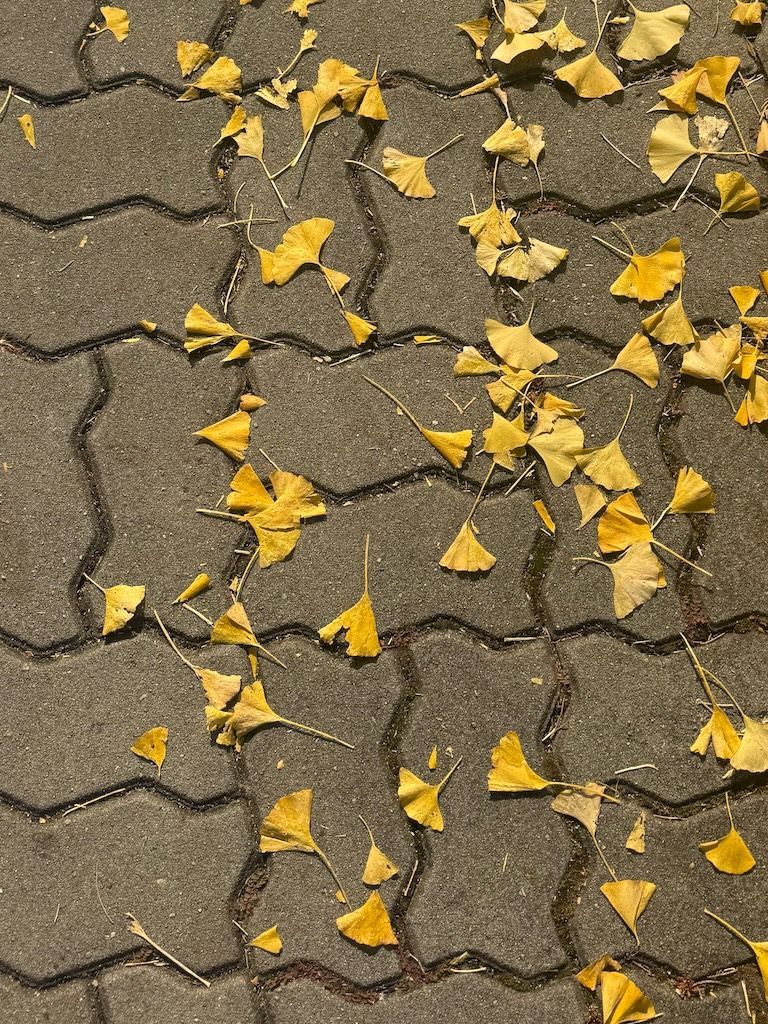
#> input picture HW/HW6/IMG_9632.jpg, 768 x 1024 px; its folder holds only this picture in this run
$ python -i streamlit_app.py   (imports and definitions only)
#> lines starting #> are read from the running program, lines starting #| are printed output that depends on the picture; after the words box and inside, x2 and y2 are one past the last pixel; in counts of white or black regions, pixels touching at a corner belong together
import streamlit as st
import cv2
import numpy as np
import scipy.ndimage as nd
from PIL import Image
import os

# 1. 페이지 레이아웃 설정 (와이드 모드)
# [9 lines not run here, left out]

# 현재 .py 파일이 위치한 실제 폴더 경로를 기준으로 설정 (배포 환경 경로 문제 해결)
current_dir = os.path.dirname(os.path.abspath(__file__))

# 1) 현재 .py 파일이 있는 폴더 안의 이미지(.jpg, .jpeg, .png) 자동 검색
image_extensions = (".jpg", ".jpeg", ".png")
image_files = [f for f in os.listdir(current_dir) if f.lower().endswith(image_extensions)]

# [11 lines not run here, left out]

# 가우시안 스무딩 강도 (Sigma)
# [1 line that did not run here, left out]

# 수동 임계값 슬라이더
# [1 line that did not run here, left out]

# 최소 객체 크기 슬라이더 (컨투어 필터링용)
# [1 line that did not run here, left out]

# =====================================================================
# 🖼️ 이미지 로드 및 처리 파이프라인 함수
# =====================================================================
def image_filtering_pipeline(image_path, sigma=1.5, threshold_val=140):
    """
    디지털 이미지 처리 객체 카운팅을 위한 단일 필터링 파이프라인
    """
#> called with image_path = 'IMG_9632.jpg', sigma = 1.5, threshold_val = 140
    # 1. 이미지 로드 및 그레이스케일 변환
    img = Image.open(image_path).convert('L')
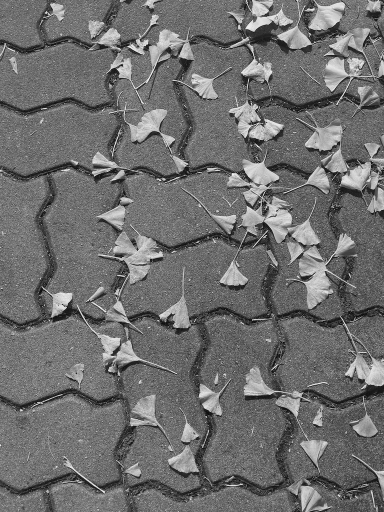
#> img: PIL image 768x1024 L (shown at 1/2 size); min 0, max 252, mean 110.6
    f = np.array(img, dtype=np.float32)

    # 2. 필터링 단계 (가우시안 블러를 통한 노이즈 제거 및 평탄화)
    smoothed = nd.gaussian_filter(f, sigma=sigma)

    # 3. 이진화(Thresholding) 및 객체 분할 준비
    binary = (smoothed > threshold_val).astype(np.uint8) * 255
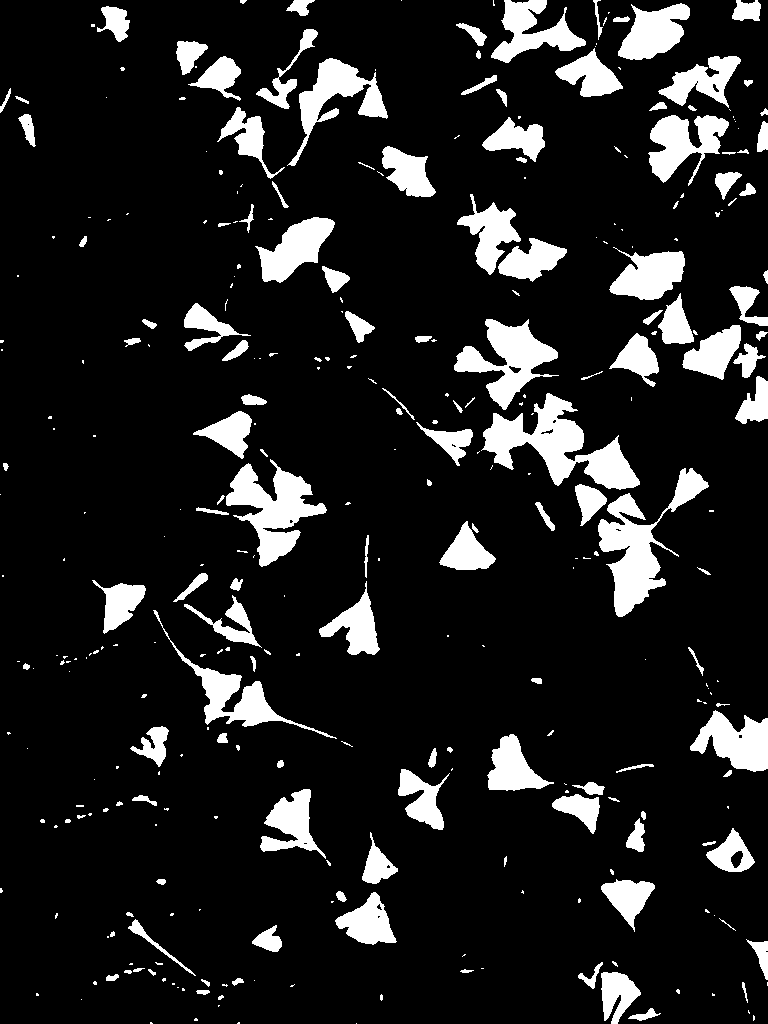
#> binary: shape (1024, 768); 12.5% white; 331 white regions (187 under 20 px), largest, box (x1, y1, x2, y2) and area: (481, 393, 640, 490) 6058, (598, 468, 709, 617) 5268, (226, 459, 327, 567) 4617

    # 4. 형태학적 연산(Morphological cleanup)을 통한 작은 노이즈 제거
    binary_cleaned = nd.binary_opening(binary, structure=np.ones((3,3))).astype(np.uint8) * 255
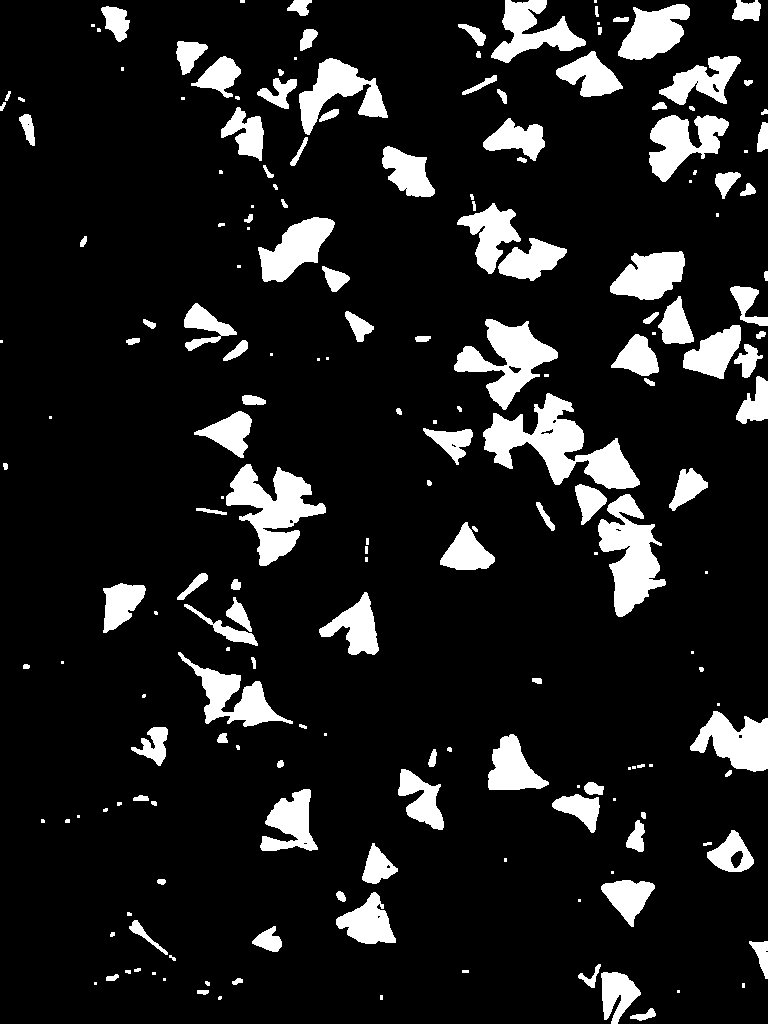
#> binary_cleaned: shape (1024, 768); 12.1% white; 195 white regions (59 under 20 px), largest, box (x1, y1, x2, y2) and area: (483, 393, 640, 489) 6025, (226, 464, 326, 566) 4564, (598, 494, 666, 617) 4326

    return f, smoothed, binary_cleaned

# =====================================================================
# 🚀 메인 실행 로직
# =====================================================================
# [41 lines not run here, left out]

>>> result = image_filtering_pipeline('IMG_9632.jpg')

$ run again, on HW/HW6/IMG_9633.jpg
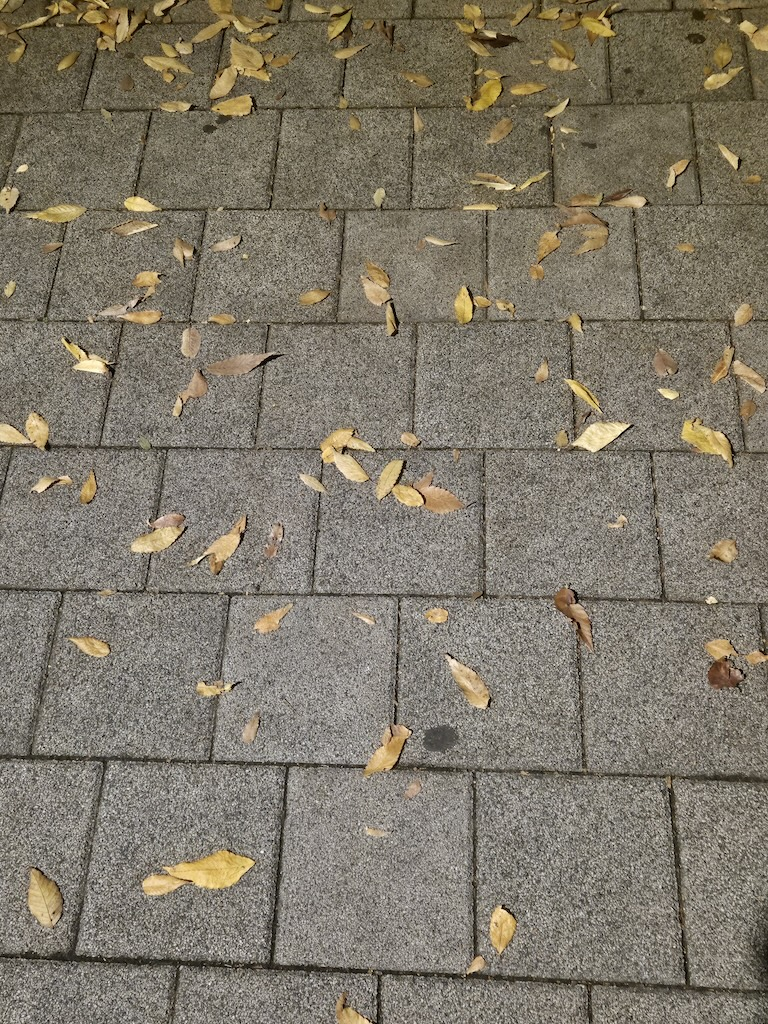
#> input picture HW/HW6/IMG_9633.jpg, 768 x 1024 px
#> in image_filtering_pipeline, `binary = (smoothed > threshold_val).astype(np.uint8) * 255`:
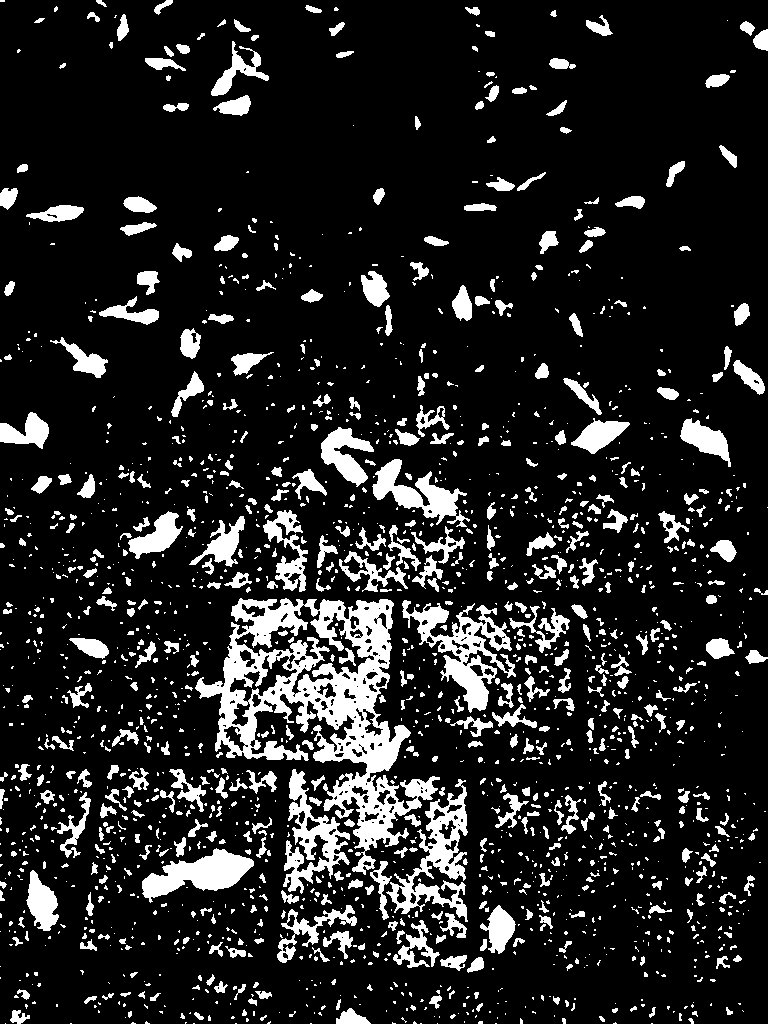
#> binary: shape (1024, 768); 14% white; 1955 white regions (1353 under 20 px), largest, box (x1, y1, x2, y2) and area: (195, 598, 440, 875) 20952, (402, 600, 516, 713) 4289, (386, 779, 468, 922) 3725
#> in image_filtering_pipeline, `binary_cleaned = nd.binary_opening(binary, structure=np.ones((3,3))).a..`:
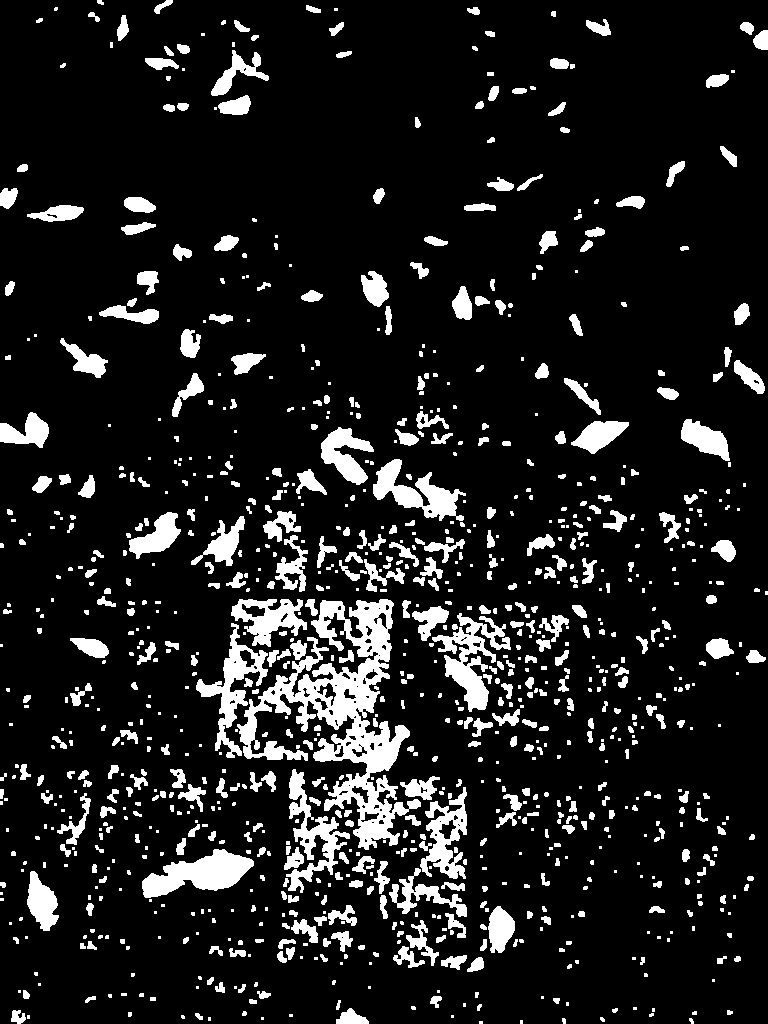
#> binary_cleaned: shape (1024, 768); 12% white; 1029 white regions (469 under 20 px), largest, box (x1, y1, x2, y2) and area: (237, 599, 421, 850) 14098, (142, 849, 254, 898) 2906, (432, 613, 511, 712) 2832

$ run again, on HW/HW6/IMG_9634.jpg
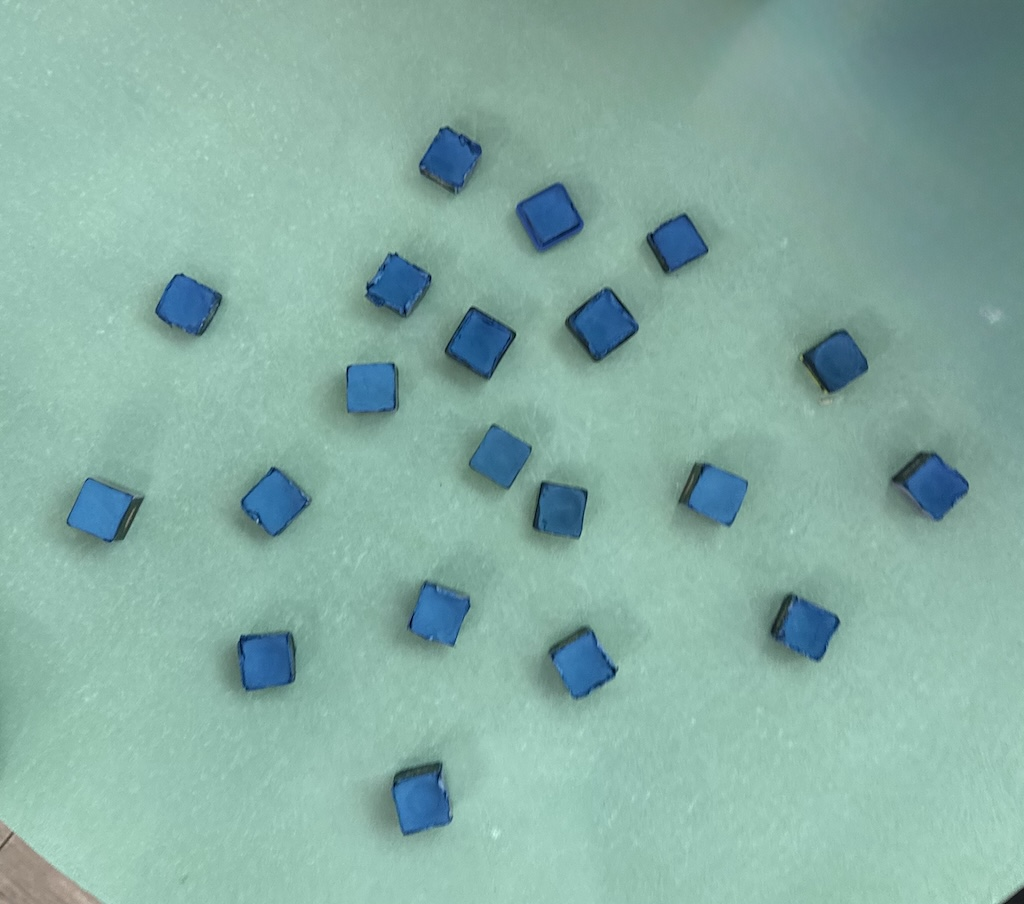
#> input picture HW/HW6/IMG_9634.jpg, 1024 x 904 px
#> in image_filtering_pipeline, `img = Image.open(image_path).convert('L')`:
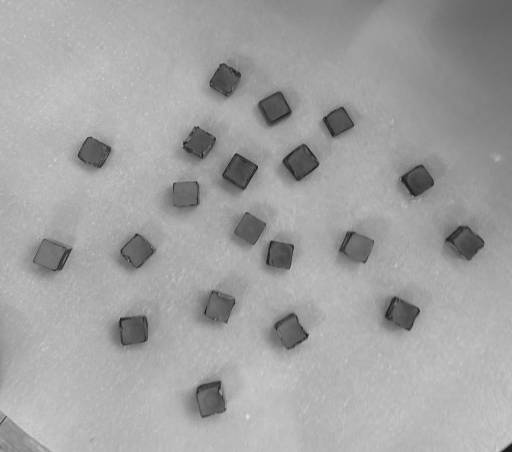
#> img: PIL image 1024x904 L (shown at 1/2 size); min 7, max 233, mean 161.7
#> in image_filtering_pipeline, `binary = (smoothed > threshold_val).astype(np.uint8) * 255`:
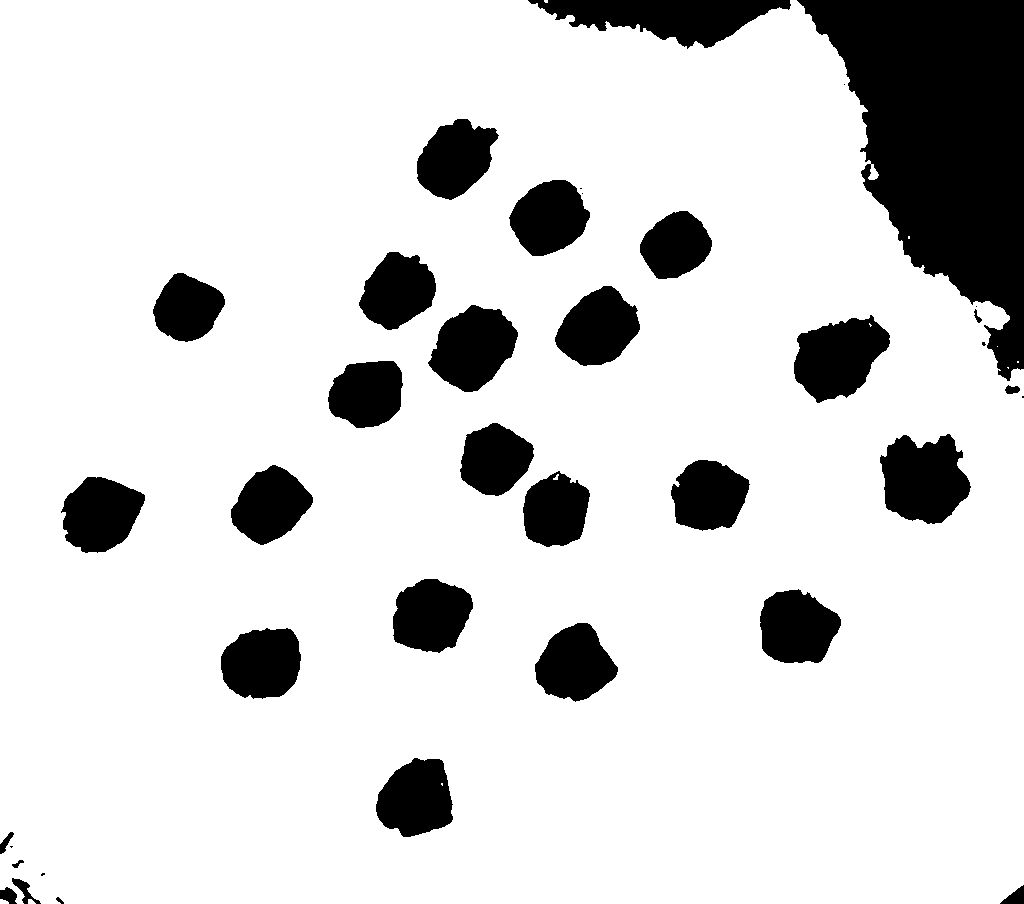
#> binary: shape (904, 1024); 84.4% white; 38 black regions (8 under 20 px), largest, box (x1, y1, x2, y2) and area: (797, 0, 1024, 381) 47976, (528, 0, 791, 49) 6995, (880, 434, 971, 524) 5966
#> binary_cleaned: shape (904, 1024); 84.4% white; 37 black regions (7 under 20 px), largest, box (x1, y1, x2, y2) and area: (797, 0, 1024, 381) 48035, (528, 0, 791, 49) 7013, (880, 434, 971, 524) 5972
